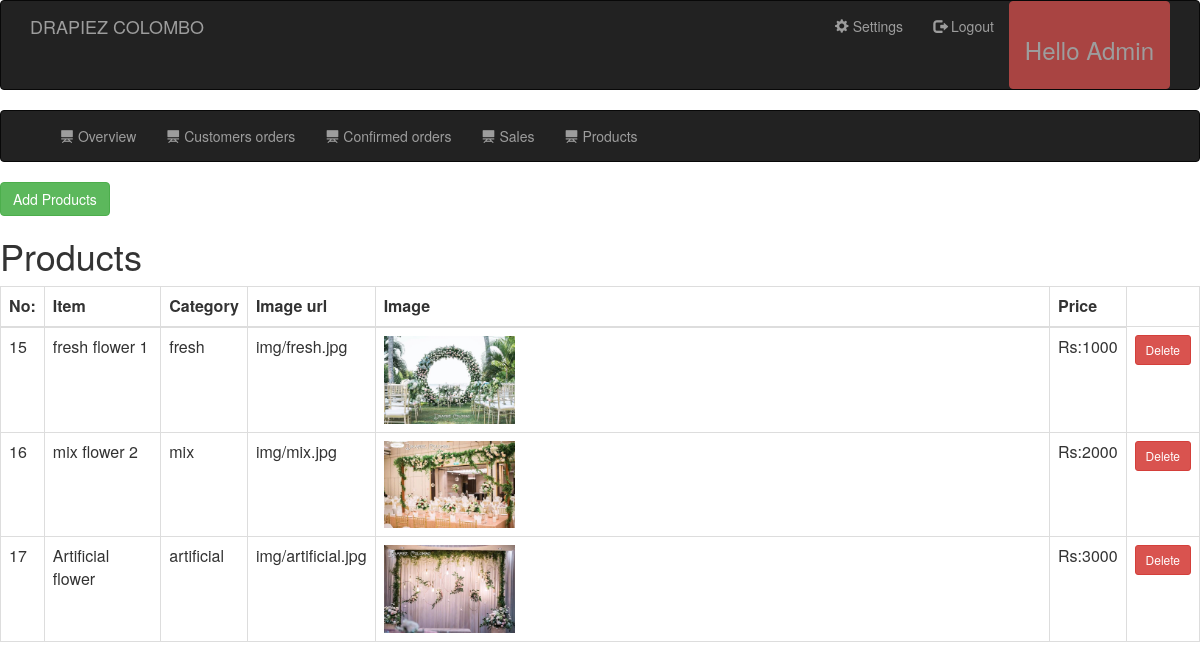
Page /flowershop/admin_action.php?products=true&user=Admin (signed in) on the committed database.
### tables this page shows
CREATE TABLE `flowers` (
  `id` int(10) NOT NULL,
  `flower_name` varchar(100) NOT NULL,
  `category` varchar(100) NOT NULL,
  `image` varchar(200) NOT NULL,
  `price` int(100) NOT NULL
);

### flowershop/admin_action.php (the view, shortened to what this page needs)
<?php
require 'connection.php';
require 'sidebar.php';
$user=$_SESSION['user'];
?>
<head>
      <link rel="stylesheet" href="css/simple-sidebar.css" type="text/css">
    </head>
		<?php if(isset($_GET['logged'])): ?>
			<?php
			header("location:admin_action.php?overview=true&user='$user'");
			?>
		<?php elseif(isset($_GET['products'])): ?>
			<?php	echo "<a href='admin_action.php?add_product=true&user=$user' class='btn btn-success'>Add Products</a>";
				  $sql1= "SELECT * FROM flowers";
									$arr1=mysqli_query($con,$sql1);
									$arrr = mysqli_fetch_all($arr1);
                                  $no=count($arrr);
						 ?>
                                  <h1>Products</h1>
                                  <table class="table table-bordered">
                                   <thead>
                                  <tr>
                                    <th>No:</th>
                                    <th>Item</th>
                                    <th>Category</th>
                                    <th>Image url</th>
                                    <th>Image</th>
									<th>Price</th>
                                  </tr>
                                </thead>
                                <tbody>
                                <?php
                                $i=0;
                                while($i<$no)
                                {
                                  echo "<tr>
                                        <td>{$arrr[$i][0]}</td>
                                        <td>{$arrr[$i][1]}</td>
                                        <td>{$arrr[$i][2]}</td>
                                        <td>{$arrr[$i][3]}</td>
										<td><img style=width:20% src={$arrr[$i][3]}></td>
										<td>Rs:{$arrr[$i][4]}</td>
										<td>
										<a href=\"admin_action.php?delete_product=true&del_id={$arrr[$i][0]}\" class=\"btn btn-danger btn-sm\">Delete</a>
										</td>
                                        </tr>";
                                  $i++;
                                }
                                ?>
                                </tbody>
                                </table>
		<?php endif;?>

### flowershop/sidebar.php (shortened to what this page needs)
<?php
 $user=$_SESSION['user'];
?>
<head>
<link rel="stylesheet" href="bootstrap/css/bootstrap.min.css" type="text/css">
  </head>
<nav class="navbar navbar-inverse navabar-fixed-left">
               <div class="container">
                   <div class="navbar-header">
                       <a href="index.php" class="navbar-brand">DRAPIEZ COLOMBO</a>
                   </div>
				   <div class="collapse navbar-collapse" id="myNavbar">
                       <ul class="nav navbar-nav navbar-right">
                           <li><a href="settings.php"><span class="glyphicon glyphicon-cog"></span> Settings</a></li>
                           <li><a href="logout.php"><span class="glyphicon glyphicon-log-out"></span> Logout</a></li>
							<li>
							<a class="list-group-item list-group-item-danger active" >
								<?php echo "<h3>Hello" . ' ' .$user."</h3>"; ?>
							</a>
							</li>
                       </ul
                   </div>
               </div>
</nav>
 <nav class="navbar navbar-inverse navabar-fixed-left">
               <div class="container">
                   <div class="collapse navbar-collapse" id="myNavbar">
                       <ul class="nav navbar-nav navbar-left">
						<?php echo	"<li><a href='admin_action.php?overview=true&user=$user' ><span class='glyphicon glyphicon-blackboard'></span> Overview</a></li>";?>
                        <?php echo	"<li><a href='admin_action.php?orders=true&user=$user'><span class='glyphicon glyphicon-blackboard'></span> Customers orders</a></li>";?>
                        <?php echo	"<li><a href='admin_action.php?confirmed=true&user=$user'><span class='glyphicon glyphicon-blackboard'></span> Confirmed orders</a></li>";?>
						<?php echo	" <li><a href='admin_action.php?sales=true&user=$user'><span class='glyphicon glyphicon-blackboard'></span> Sales</a></li>";?>
						<?php echo	"<li><a href='admin_action.php?products=true&user=$user'><span class='glyphicon glyphicon-blackboard'></span> Products</a></li>";?>
                       </ul>
                   </div>
               </div>
</nav>

### rows in the picture
flowers: id "15", flower_name "fresh flower 1", category "fresh", image "img/fresh.jpg", image (picture), price "1000"
flowers: id "16", flower_name "mix flower 2", category "mix", image "img/mix.jpg", image (picture), price "2000"
flowers: id "17", flower_name "Artificial flower", category "artificial", image "img/artificial.jpg", image (picture), price "3000"

### other values in the picture
$user "Admin"
